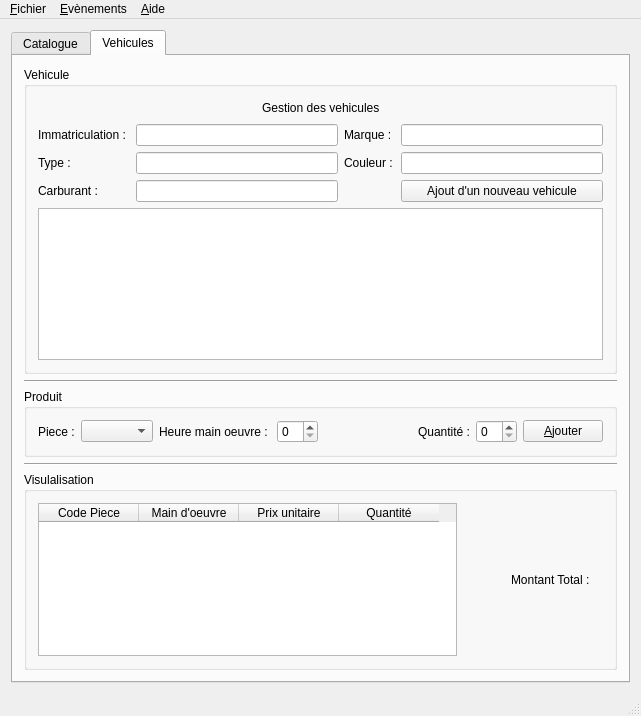
<?xml version="1.0" encoding="UTF-8"?>
<ui version="4.0">
 <class>MainWindow</class>
 <widget class="QMainWindow" name="MainWindow">
  <property name="geometry">
   <rect>
    <x>0</x>
    <y>0</y>
    <width>641</width>
    <height>716</height>
   </rect>
  </property>
  <property name="windowTitle">
   <string>Gestion commerciale</string>
  </property>
  <widget class="QWidget" name="centralWidget">
   <layout class="QVBoxLayout" name="verticalLayout">
    <item>
     <widget class="QTabWidget" name="tabWidget">
      <property name="currentIndex">
       <number>1</number>
      </property>
      <widget class="QWidget" name="tabCatalogue">
       <attribute name="title">
        <string>Catalogue</string>
       </attribute>
       <layout class="QVBoxLayout" name="verticalLayout_2">
        <item>
         <layout class="QHBoxLayout" name="horizontalLayout_2">
          <item>
           <spacer name="horizontalSpacer_3">
            <property name="orientation">
             <enum>Qt::Horizontal</enum>
            </property>
            <property name="sizeHint" stdset="0">
             <size>
              <width>40</width>
              <height>20</height>
             </size>
            </property>
           </spacer>
          </item>
          <item>
           <widget class="QLabel" name="label">
            <property name="text">
             <string>Catalogue des pieces vehicule</string>
            </property>
           </widget>
          </item>
          <item>
           <spacer name="horizontalSpacer_4">
            <property name="orientation">
             <enum>Qt::Horizontal</enum>
            </property>
            <property name="sizeHint" stdset="0">
             <size>
              <width>40</width>
              <height>20</height>
             </size>
            </property>
           </spacer>
          </item>
         </layout>
        </item>
        <item>
         <widget class="QTableView" name="tableViewCatalogue">
          <property name="selectionBehavior">
           <enum>QAbstractItemView::SelectRows</enum>
          </property>
          <attribute name="horizontalHeaderCascadingSectionResizes">
           <bool>false</bool>
          </attribute>
          <attribute name="horizontalHeaderDefaultSectionSize">
           <number>100</number>
          </attribute>
          <attribute name="horizontalHeaderCascadingSectionResizes">
           <bool>false</bool>
          </attribute>
          <attribute name="horizontalHeaderDefaultSectionSize">
           <number>100</number>
          </attribute>
         </widget>
        </item>
        <item>
         <layout class="QHBoxLayout" name="horizontalLayout">
          <item>
           <spacer name="horizontalSpacer">
            <property name="orientation">
             <enum>Qt::Horizontal</enum>
            </property>
            <property name="sizeHint" stdset="0">
             <size>
              <width>40</width>
              <height>20</height>
             </size>
            </property>
           </spacer>
          </item>
          <item>
           <widget class="QPushButton" name="pushButtonAjoutPiece">
            <property name="text">
             <string>Ajouter</string>
            </property>
            <property name="checkable">
             <bool>false</bool>
            </property>
           </widget>
          </item>
          <item>
           <widget class="QPushButton" name="pushButtonSupprPiece">
            <property name="text">
             <string>Supprimer</string>
            </property>
           </widget>
          </item>
          <item>
           <spacer name="horizontalSpacer_2">
            <property name="orientation">
             <enum>Qt::Horizontal</enum>
            </property>
            <property name="sizeHint" stdset="0">
             <size>
              <width>40</width>
              <height>20</height>
             </size>
            </property>
           </spacer>
          </item>
         </layout>
        </item>
       </layout>
      </widget>
      <widget class="QWidget" name="tabCommande">
       <attribute name="title">
        <string>Vehicules</string>
       </attribute>
       <layout class="QVBoxLayout" name="verticalLayout_3">
        <item>
         <widget class="QGroupBox" name="groupBoxVehicule">
          <property name="title">
           <string>Vehicule</string>
          </property>
          <layout class="QVBoxLayout" name="verticalLayout_4">
           <item>
            <layout class="QHBoxLayout" name="horizontalLayout_3">
             <item>
              <spacer name="horizontalSpacer_5">
               <property name="orientation">
                <enum>Qt::Horizontal</enum>
               </property>
               <property name="sizeHint" stdset="0">
                <size>
                 <width>40</width>
                 <height>20</height>
                </size>
               </property>
              </spacer>
             </item>
             <item>
              <widget class="QLabel" name="labelGestionDesCommandes">
               <property name="text">
                <string>Gestion des vehicules</string>
               </property>
              </widget>
             </item>
             <item>
              <spacer name="horizontalSpacer_6">
               <property name="orientation">
                <enum>Qt::Horizontal</enum>
               </property>
               <property name="sizeHint" stdset="0">
                <size>
                 <width>40</width>
                 <height>20</height>
                </size>
               </property>
              </spacer>
             </item>
            </layout>
           </item>
           <item>
            <layout class="QGridLayout" name="gridLayout">
             <item row="0" column="0">
              <widget class="QLabel" name="labelImmatriculation">
               <property name="text">
                <string>Immatriculation : </string>
               </property>
              </widget>
             </item>
             <item row="0" column="1">
              <widget class="QLineEdit" name="lineEditImmatriculation"/>
             </item>
             <item row="0" column="2">
              <widget class="QLabel" name="labelMarque">
               <property name="text">
                <string>Marque : </string>
               </property>
              </widget>
             </item>
             <item row="0" column="3">
              <widget class="QLineEdit" name="lineEditMarque"/>
             </item>
             <item row="1" column="0">
              <widget class="QLabel" name="labelType">
               <property name="text">
                <string>Type : </string>
               </property>
              </widget>
             </item>
             <item row="1" column="1">
              <widget class="QLineEdit" name="lineEditType"/>
             </item>
             <item row="1" column="2">
              <widget class="QLabel" name="labelCouleur">
               <property name="text">
                <string>Couleur :</string>
               </property>
              </widget>
             </item>
             <item row="1" column="3">
              <widget class="QLineEdit" name="lineEditCouleur"/>
             </item>
             <item row="2" column="0">
              <widget class="QLabel" name="labelCarburant">
               <property name="text">
                <string>Carburant : </string>
               </property>
              </widget>
             </item>
             <item row="2" column="1">
              <widget class="QLineEdit" name="lineEditCarburant"/>
             </item>
             <item row="2" column="3">
              <widget class="QPushButton" name="pushButtonAjoutVehicule">
               <property name="text">
                <string>Ajout d'un nouveau vehicule</string>
               </property>
              </widget>
             </item>
            </layout>
           </item>
           <item>
            <widget class="QTableView" name="tableViewVehicule">
             <attribute name="horizontalHeaderDefaultSectionSize">
              <number>105</number>
             </attribute>
             <attribute name="horizontalHeaderDefaultSectionSize">
              <number>105</number>
             </attribute>
            </widget>
           </item>
          </layout>
         </widget>
        </item>
        <item>
         <widget class="Line" name="line_2">
          <property name="orientation">
           <enum>Qt::Horizontal</enum>
          </property>
         </widget>
        </item>
        <item>
         <widget class="QGroupBox" name="groupBoxCommande">
          <property name="title">
           <string>Produit</string>
          </property>
          <layout class="QHBoxLayout" name="horizontalLayout_4">
           <item>
            <widget class="QLabel" name="labelPiece">
             <property name="text">
              <string>Piece :</string>
             </property>
            </widget>
           </item>
           <item>
            <widget class="QComboBox" name="comboBoxDesignationPiece"/>
           </item>
           <item>
            <widget class="QLabel" name="labelReparation">
             <property name="text">
              <string>Heure main oeuvre : </string>
             </property>
            </widget>
           </item>
           <item>
            <widget class="QSpinBox" name="spinBoxHMO"/>
           </item>
           <item>
            <spacer name="horizontalSpacer_7">
             <property name="orientation">
              <enum>Qt::Horizontal</enum>
             </property>
             <property name="sizeHint" stdset="0">
              <size>
               <width>40</width>
               <height>20</height>
              </size>
             </property>
            </spacer>
           </item>
           <item>
            <widget class="QLabel" name="labelQuantite">
             <property name="text">
              <string>Quantité :</string>
             </property>
            </widget>
           </item>
           <item>
            <widget class="QSpinBox" name="spinBoxQuantite"/>
           </item>
           <item>
            <widget class="QPushButton" name="pushButtonAjoutPiece_2">
             <property name="text">
              <string>&amp;Ajouter</string>
             </property>
            </widget>
           </item>
          </layout>
         </widget>
        </item>
        <item>
         <widget class="Line" name="line">
          <property name="orientation">
           <enum>Qt::Horizontal</enum>
          </property>
         </widget>
        </item>
        <item>
         <widget class="QGroupBox" name="groupBoxPanier">
          <property name="title">
           <string>Visulalisation</string>
          </property>
          <layout class="QHBoxLayout" name="horizontalLayout_6">
           <item>
            <widget class="QTableWidget" name="tableWidgetPanier">
             <property name="enabled">
              <bool>true</bool>
             </property>
             <attribute name="horizontalHeaderDefaultSectionSize">
              <number>100</number>
             </attribute>
             <attribute name="horizontalHeaderDefaultSectionSize">
              <number>100</number>
             </attribute>
             <column>
              <property name="text">
               <string>Code Piece</string>
              </property>
             </column>
             <column>
              <property name="text">
               <string>Main d'oeuvre</string>
              </property>
             </column>
             <column>
              <property name="text">
               <string>Prix unitaire</string>
              </property>
             </column>
             <column>
              <property name="text">
               <string>Quantité</string>
              </property>
             </column>
            </widget>
           </item>
           <item>
            <spacer name="horizontalSpacer_8">
             <property name="orientation">
              <enum>Qt::Horizontal</enum>
             </property>
             <property name="sizeType">
              <enum>QSizePolicy::Fixed</enum>
             </property>
             <property name="sizeHint" stdset="0">
              <size>
               <width>48</width>
               <height>20</height>
              </size>
             </property>
            </spacer>
           </item>
           <item>
            <layout class="QHBoxLayout" name="horizontalLayout_5">
             <item>
              <widget class="QLabel" name="labelMontant">
               <property name="text">
                <string>Montant Total :</string>
               </property>
              </widget>
             </item>
             <item>
              <widget class="QLabel" name="labelMontantTotal">
               <property name="text">
                <string/>
               </property>
              </widget>
             </item>
            </layout>
           </item>
          </layout>
         </widget>
        </item>
       </layout>
      </widget>
     </widget>
    </item>
   </layout>
  </widget>
  <widget class="QMenuBar" name="menuBar">
   <property name="geometry">
    <rect>
     <x>0</x>
     <y>0</y>
     <width>641</width>
     <height>25</height>
    </rect>
   </property>
   <widget class="QMenu" name="menu_Fichier">
    <property name="title">
     <string>&amp;Fichier</string>
    </property>
    <addaction name="action_Quitter"/>
   </widget>
   <widget class="QMenu" name="menu_Ev_nements">
    <property name="title">
     <string>&amp;Evènements</string>
    </property>
    <addaction name="on_actionActualiser_le_Catalogue"/>
   </widget>
   <widget class="QMenu" name="menu_Aide">
    <property name="title">
     <string>&amp;Aide</string>
    </property>
    <addaction name="action_propos"/>
   </widget>
   <addaction name="menu_Fichier"/>
   <addaction name="menu_Ev_nements"/>
   <addaction name="menu_Aide"/>
  </widget>
  <widget class="QStatusBar" name="statusBar"/>
  <action name="action_Quitter">
   <property name="text">
    <string>&amp;Quitter</string>
   </property>
  </action>
  <action name="action_propos">
   <property name="text">
    <string>À &amp;propos</string>
   </property>
  </action>
  <action name="actionActualiser_le_Catalogue">
   <property name="text">
    <string>Actualiser le C&amp;atalogue</string>
   </property>
  </action>
  <action name="actionActualiser_les_C_lients">
   <property name="text">
    <string>Actualiser les C&amp;lients</string>
   </property>
  </action>
  <action name="on_actionActualiser_le_Catalogue">
   <property name="text">
    <string>&amp;Rafrechir le catalogue</string>
   </property>
  </action>
 </widget>
 <layoutdefault spacing="6" margin="11"/>
 <resources/>
 <connections/>
</ui>
